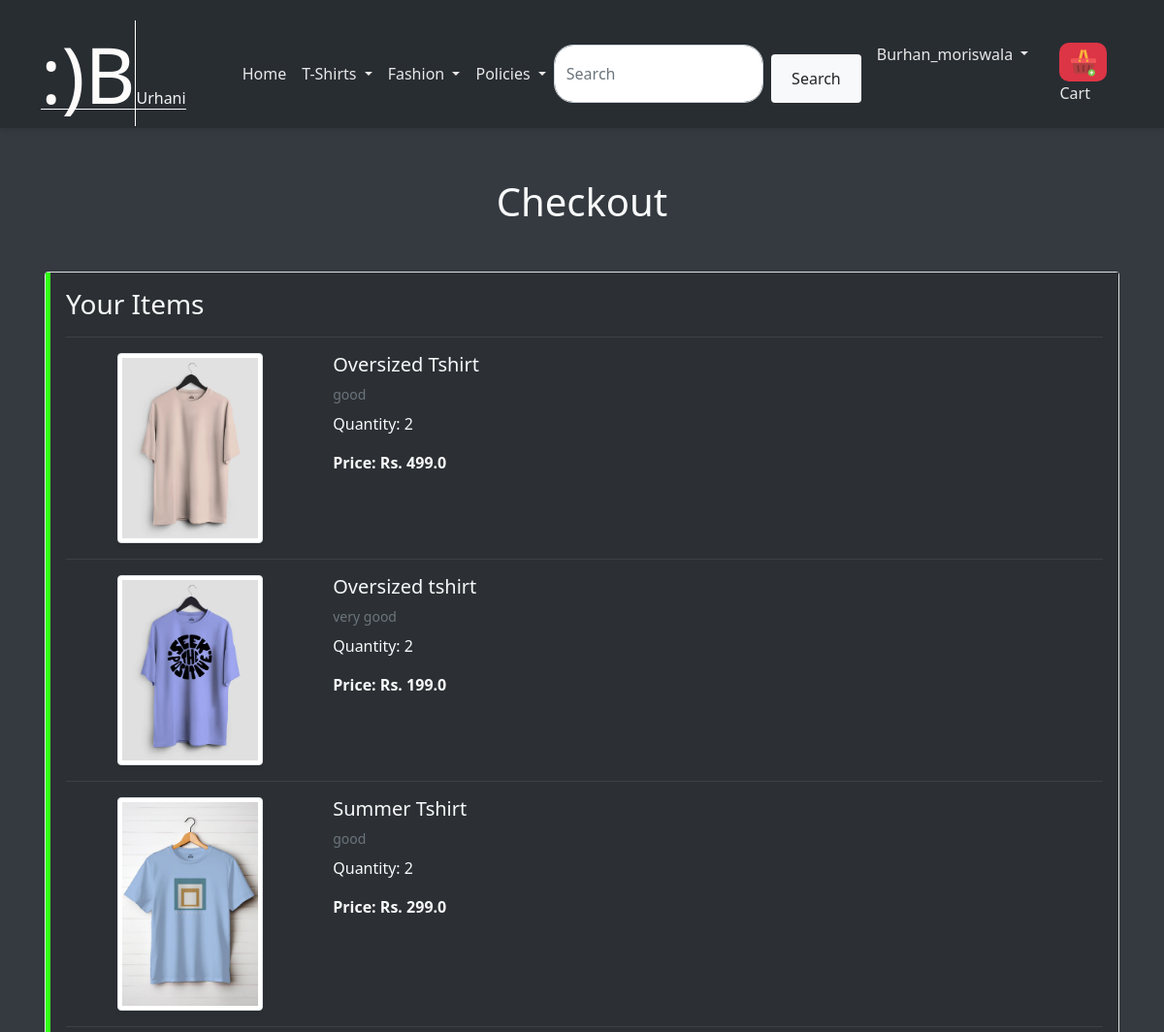
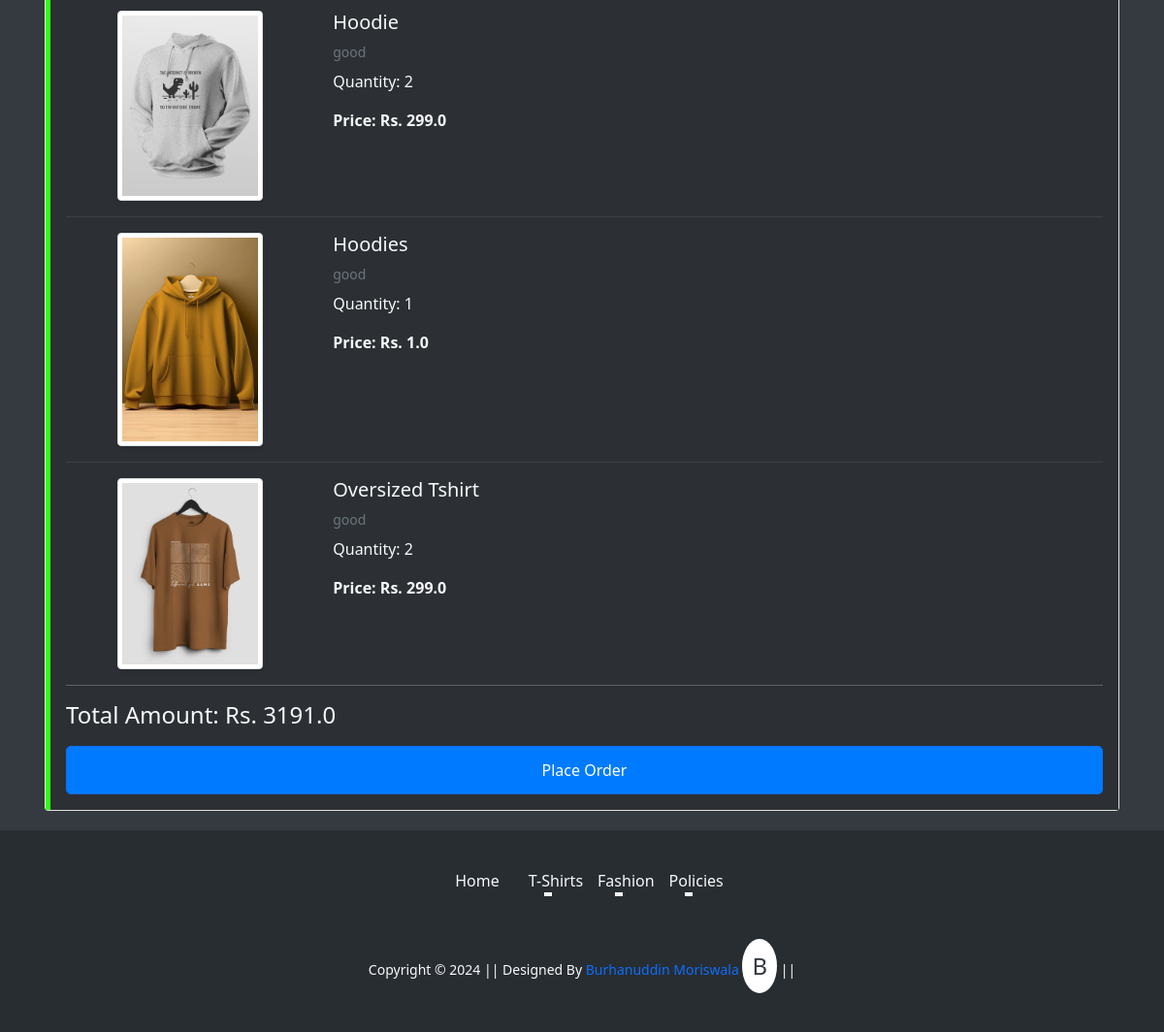
Page /new_checkout/ (signed in) on the committed database (2 pictures, top to bottom).
### app/models.py (models this page shows, shortened)
class Cart(models.Model):
    user = models.ForeignKey(User, on_delete=models.CASCADE, related_name='carts')
    product = models.ForeignKey(Product, on_delete=models.CASCADE, related_name='carts')
    quantity = models.PositiveIntegerField(default=1)

class Product(models.Model):
    SIZE_CHOICES = (
        ('S', 'Small'),
        ('M', 'Medium'),
        ('L', 'Large'),
        ('XL', 'X-Large'),
        ('XXL', 'XX-Large'),
        ('XXXL', 'XXX-Large'),
    )
    title = models.CharField(max_length=100)
    selling_price = models.FloatField()
    discounted_price = models.FloatField()
    description = models.TextField()
    brand = models.CharField(max_length=100)
    category = models.CharField(choices=CATEGORY_CHOICES, max_length=2)
    product_image = models.ImageField(upload_to='productimg')
    sizes = models.CharField(choices=SIZE_CHOICES, max_length=4, default='M')  # Ensure this line is correct

### app/views.py (the view)
# urls.py: path('new_checkout/', views.new_checkout, name='new_checkout'),
def new_checkout(request):
    if request.user.is_authenticated:
        carts = Cart.objects.filter(user=request.user)
        total_amount = sum(cart.product.discounted_price * cart.quantity for cart in carts)
        context = {
            'carts': carts,
            'total_amount': total_amount,
        }
        return render(request, 'app/new_checkout.html', context)
    else:
        return redirect('login')

### app/templates/app/new_checkout.html (shortened to what this page needs)
    {% extends 'app/base.html' %}
    {% load static %}
    {% block main-content %}
    <div class="container block-main">
        <h1 class="text-center mb-5">Checkout</h1>
        <div class="row">
            <div class="col-sm-12">
                <div class="card">
                    <div class="card-body checkout-ps">
                        <h3 class="">Your Items</h3>
                        {% for cart in carts %}
                        <hr class="text-muted">
                        <div class="row">
                            <div class="col-sm-3 text-center">
                                <img src="{{ cart.product.product_image.url }}" alt="" class="img-fluid img-thumbnail shadow-sm" height="150" width="150">
                            </div>
                            <div class="col-sm-9">
                                <h5>{{ cart.product.title }}</h5>
                                <p class="mb-2 text-muted small">{{ cart.product.description }}</p>
                                <p>Quantity: {{ cart.quantity }}</p>
                                <p><strong>Price: Rs. {{ cart.product.discounted_price }}</strong></p>
                            </div>
                        </div>
                        {% endfor %}
                        <hr>
                        <h4 class="text-right">Total Amount: Rs. {{ total_amount }}</h4>
                        <form method="POST" action="{% url 'place_order' %}">
                            <div class="d-grid">
                                <button type="submit" class="btn btn-primary">Place Order</button>
                            </div>
                        </form>
                    </div>
                </div>
            </div>
        </div>
    </div>
    {% endblock main-content %}

### app/templates/app/base.html (shortened to what this page needs)
<!doctype html>
{% load static %}
<html lang="en">
<head>
    <link rel="stylesheet" href="https://cdn.jsdelivr.net/npm/boxicons@latest/css/boxicons.min.css">
    <link href="https://cdn.jsdelivr.net/npm/bootstrap@5.0.0-beta1/dist/css/bootstrap.min.css" rel="stylesheet">
    <link rel="stylesheet" href="{% static 'css/owl.carousel.min.css' %}">
    <link rel="stylesheet" href="{% static 'css/all.min.css' %}">
    <link rel="stylesheet" href="{% static 'css/style.css' %}">
</head>
<body>
    <div class="container topbar bg-light d-none d-lg-block">
        <div class="d-flex justify-content-between">
            <div class="top-info ps-2">
                <small class="me-3"> <a href="#" class="text-white">123 Street, New York</a></small>
                <small class="me-3"><a href="#" class="text-white">Email@Example.com</a></small>
            </div>
            <div class="top-link pe-2">
                <a href="#" class="text-white"><small class="text-white mx-2">Privacy Policy</small>/</a>
                <a href="#" class="text-white"><small class="text-white mx-2">Terms of Use</small>/</a>
                <a href="#" class="text-white"><small class="text-white ms-2">Sales and Refunds</small></a>
            </div>
        </div>
    </div>
    <nav class="navbar navbar-expand-lg" id="navbar">
        <div class="container">
            <a class="text-decoration-none text-dark logo" href="{% url 'home' %}">
                <span class="Urhani"><strong class="display-1 B"><span class="smile">:)</span>B</strong>Urhani</span>
            </a>
            <div class="collapse navbar-collapse" id="navbarSupportedContent">
                <ul class="navbar-nav me-auto mb-2 mb-lg-0">
                    <li class="nav-item">
                        <a class="nav-link active" aria-current="page" href="/">Home</a>
                    </li>
                    <li class="nav-item dropdown">
                        <a class="nav-link dropdown-toggle" href="#" id="electronicsDropdown" role="button" data-bs-toggle="dropdown" aria-expanded="false">
                            T-Shirts
                        </a>
                    </li>
                    <li class="nav-item dropdown">
                        <a class="nav-link dropdown-toggle" href="#" id="fashionDropdown" role="button" data-bs-toggle="dropdown" aria-expanded="false">
                            Fashion
                        </a>
                    </li>
                    <li class="nav-item dropdown">
                        <a class="nav-link dropdown-toggle" href="#" id="policiesDropdown" role="button" data-bs-toggle="dropdown" aria-expanded="false">
                            Policies
                        </a>
                    </li>
                </ul>
                <div class="position-relative">
                    <form class="d-flex" id="searchForm">
                        <input class="form-control me-2" type="search" id="searchInput" placeholder="Search" aria-label="Search" required>
                        <button class="btn bg-light text-dark rounded " type="submit">Search</button>
                    </form>
                </div>
                <div>
                    <ul class="navbar-nav me-auto mb-2 mb-lg-0">
                        {% if request.user.is_authenticated %}
                            <li class="nav-item dropdown mx-2">
                                <a class="nav-link dropdown-toggle" href="#" id="profileDropdown" role="button" data-bs-toggle="dropdown" aria-expanded="false">
                                    <span class="text-capitalize">{{ request.user }}</span>
                                </a>
                            </li>
                            <li class="nav-item mx-2">
                                <a href="{% url 'showcart' %}" class="nav-link"><span class="badge bg-danger"><i><img src="{% static 'images/add-to-cart.png' %}" clas="dipimg" ></i></span> Cart</a>
                            </li>
                        {% endif %}
                    </ul>
                </div>
            </div>
        </div>
    </nav>
    {% block main-content  %} {% endblock main-content %}
    <footer class="container-fluid footer ">
        <div class="footer-links">
            <a class="footer-link" href="{% url 'home'%}">Home</a>
            <div class="dropdown">
                <a class="footer-link dropdown-toggle" href="#" id="tshirtsDropdown" role="button" data-bs-toggle="dropdown" aria-expanded="false">
                    T-Shirts
                </a>
            </div>
            <div class="dropdown">
                <a class="footer-link dropdown-toggle" href="#" id="fashionDropdownFooter" role="button" data-bs-toggle="dropdown" aria-expanded="false">
                    Fashion
                </a>
            </div>
            <div class="dropdown">
                <a class="footer-link dropdown-toggle" href="#" id="policiesDropdownFooter" role="button" data-bs-toggle="dropdown" aria-expanded="false">
                    Policies
                </a>
            </div>
        </div>
        <small class="text-light copyright">Copyright &copy; 2024 || Designed By
            <a href="https://burhanuddin-moriswala-portfolio.netlify.app/" target="_blank" class="text-decoration-none ">
                Burhanuddin Moriswala
                <span class="burhan">B</span>
            </a> ||
        </small>
</body>
</html>

### app/static/css/style.css (style rules this page uses)
:root { --primary-color: #007bff; --secondary-color: #28a745; --dark-color: #343a40; --light-color: #f8f9fa; --text-color: #343a40; --error-color: #dc3545; --hover-bg-color: #e2e6ea; --hover-color: #0056b3; --shadow: rgba(0, 0, 0, 0.1); --border-color-light: #d1d1d1; --border-color-dark: #333; }
body { font-family: 'Segoe UI', Tahoma, Geneva, Verdana, sans-serif; background-color: var(--dark-color); color: var(--light-color); margin: 0; }
.container { margin-top: 20px; }
.block-main { margin-top: 130px; }
.logo { margin-right: 50px; }
.B { border-right: 1px solid #ffffff; color: rgb(254, 251, 251); }
.Urhani { border-bottom: 1px solid #f8f8f8; color: rgb(245, 245, 245); }
.topbar { padding: 10px 0; margin-bottom: 80px; }
.top-info small, .top-link a { color: #ffffff; }
.navbar { box-shadow: 0 2px 5px var(--shadow); }
.nav-link { color: #e8e8e8 !important; font-weight: 500; transition: color 0.3s; }
.form-control { border-radius: 20px; border: 1px solid #ced4da; transition: border-color 0.3s; }
.btn-primary { border-radius: 20px; }
footer { background-color: #282d32; color: var(--light-color); padding: 40px 20px; display: flex; flex-direction: column; align-items: center; text-align: center; position: relative; bottom: 0; }
.footer-links { display: flex; justify-content: center; flex-wrap: wrap; margin-bottom: 20px; }
.footer-link { color: var(--light-color); text-decoration: none; margin: 0 15px; transition: color 0.3s ease; position: relative; }
.footer-link::after { content: ""; display: block; height: 2px; background: #f8f9fa; width: 0; transition: width 0.3s ease; margin: auto; }
.burhan { border-radius: 50%; background-color: #ffffff; color: var(--text-color); font-size: 1.5rem; padding: 10px; display: inline-block; }
.badge { background-color: var(--error-color); font-size: 0.8rem; border-radius: 10px; }
@media (min-width: 769px) { .navbar-collapse { justify-content: space-between; } }
@media (min-width: 769px) { .topbar { display: block; } }
@media (min-width: 769px) { .block-main { margin-top: 120px; } }
.row { display: flex; flex-wrap: wrap; padding: 0 4px; }
.card { margin-bottom: 20px; }
.btn { display: inline-block; padding: 12px 20px; background-color: var(--primary-color); color: #fff; border-radius: 5px; text-decoration: none; transition: background-color 0.3s, transform 0.2s; }
.btn { margin-top: 10px; }
.checkout-ps { background-color: #2c3034; border-left: 5px solid #31ff15; }

### app/templates/app/base.html (style rules this page uses)
#navbar { position: fixed; top: 0; width: 100%; background-color: #282d32; transition: top 0.3s; z-index: 1000; }

### rows in the picture
Cart: product.product_image (picture), product "Oversized Tshirt", product.description "good", quantity "2", product.discounted_price "499.0"
Cart: product.product_image (picture), product "Oversized tshirt", product.description "very good", quantity "2", product.discounted_price "199.0"
Cart: product.product_image (picture), product "Summer Tshirt", product.description "good", quantity "2", product.discounted_price "299.0"
Cart: product.product_image (picture), product "Hoodie", product.description "good", quantity "2", product.discounted_price "299.0"
Cart: product.product_image (picture), product "Hoodies", product.description "good", quantity "1", product.discounted_price "1.0"
Cart: product.product_image (picture), product "Oversized Tshirt", product.description "good", quantity "2", product.discounted_price "299.0"

### other values in the picture
{{ request.user }} "Burhan_moriswala"
{{ total_amount }} "3191.0"
